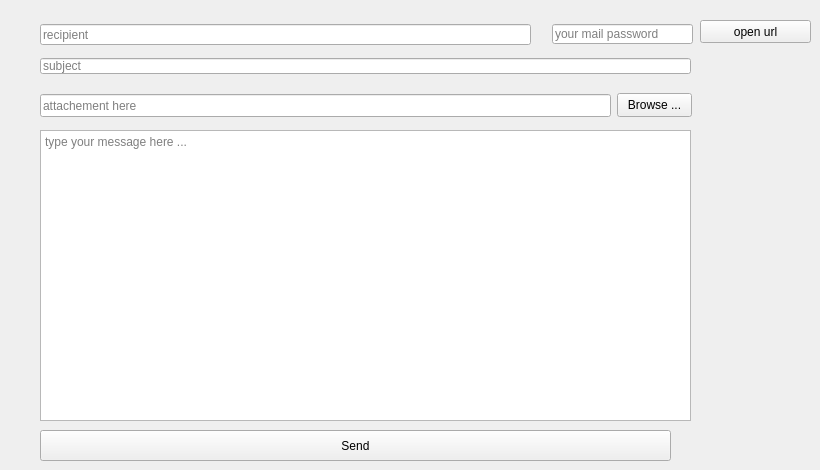
    <widget class="QWidget" name="tab_13">
     <attribute name="title">
      <string>mailing</string>
     </attribute>
     <widget class="QLineEdit" name="rcpt">
      <property name="geometry">
       <rect>
        <x>40</x>
        <y>24</y>
        <width>491</width>
        <height>21</height>
       </rect>
      </property>
      <property name="styleSheet">
       <string notr="true">border-color: rgb(255, 0, 0);</string>
      </property>
      <property name="placeholderText">
       <string>recipient</string>
      </property>
     </widget>
     <widget class="QPushButton" name="browseBtn">
      <property name="geometry">
       <rect>
        <x>617</x>
        <y>93</y>
        <width>75</width>
        <height>24</height>
       </rect>
      </property>
      <property name="text">
       <string>Browse ...</string>
      </property>
     </widget>
     <widget class="QLineEdit" name="file">
      <property name="geometry">
       <rect>
        <x>40</x>
        <y>94</y>
        <width>571</width>
        <height>23</height>
       </rect>
      </property>
      <property name="placeholderText">
       <string>attachement here</string>
      </property>
     </widget>
     <widget class="QLineEdit" name="mail_pass">
      <property name="geometry">
       <rect>
        <x>552</x>
        <y>24</y>
        <width>141</width>
        <height>20</height>
       </rect>
      </property>
      <property name="echoMode">
       <enum>QLineEdit::Password</enum>
      </property>
      <property name="placeholderText">
       <string>your mail password</string>
      </property>
     </widget>
     <widget class="QLineEdit" name="subject">
      <property name="geometry">
       <rect>
        <x>40</x>
        <y>58</y>
        <width>651</width>
        <height>16</height>
       </rect>
      </property>
      <property name="placeholderText">
       <string>subject</string>
      </property>
     </widget>
     <widget class="QPushButton" name="sendBtn">
      <property name="geometry">
       <rect>
        <x>40</x>
        <y>430</y>
        <width>631</width>
        <height>31</height>
       </rect>
      </property>
      <property name="styleSheet">
       <string notr="true">border-bottom-color: rgb(0, 0, 0);</string>
      </property>
      <property name="text">
       <string>Send</string>
      </property>
     </widget>
     <widget class="QTextEdit" name="msg">
      <property name="geometry">
       <rect>
        <x>40</x>
        <y>130</y>
        <width>651</width>
        <height>291</height>
       </rect>
      </property>
      <property name="placeholderText">
       <string>type your message here ...</string>
      </property>
     </widget>
     <widget class="QPushButton" name="sendBtn_2">
      <property name="geometry">
       <rect>
        <x>700</x>
        <y>20</y>
        <width>111</width>
        <height>23</height>
       </rect>
      </property>
      <property name="styleSheet">
       <string notr="true">border-bottom-color: rgb(0, 0, 0);</string>
      </property>
      <property name="text">
       <string>open url</string>
      </property>
     </widget>
    </widget>
